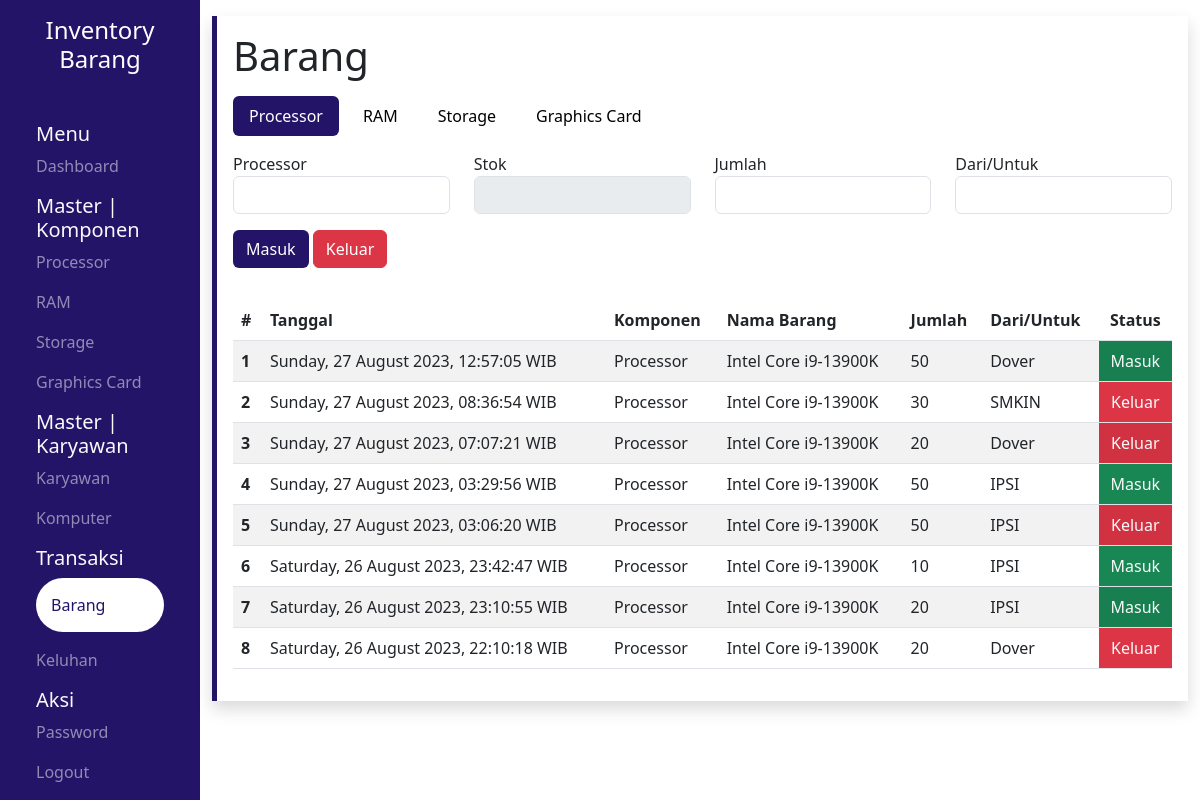
Page /pages/barang/index.php (signed in) on the committed database.
### tables this page shows
CREATE TABLE `barang` (
  `id` int(11) NOT NULL,
  `tanggal` varchar(50) NOT NULL,
  `komponen` varchar(25) NOT NULL,
  `nama_komponen` varchar(25) NOT NULL,
  `jumlah` int(11) NOT NULL,
  `perusahaan` varchar(25) NOT NULL,
  `status` varchar(25) NOT NULL
);

### pages/barang/index.php (the view, shortened to what this page needs)
<?php
include "../src/config/connect.php";
$query_barang = "SELECT * FROM barang ORDER BY tanggal DESC";
$result_barang = mysqli_query($conn, $query_barang);
?>
<!DOCTYPE html>
<html lang="en">
<head>
    <link rel="stylesheet" href="../src/css/global.css">
    <?php include '../src/library/bootstrap.php' ?>
    <?php include '../src/library/datatables.php' ?>
    <?php include '../src/library/sweetalert.php' ?>
</head>
<body>
    <div class="container-fluid">
        <div class="row vh-100">
            <section class="col-md-2 sidebar text-light">
                <a href="../../">
                    <div class="text-center my-3 mb-5">
                        <h4>Inventory Barang</h4>
                    </div>
                </a>
                <div class="mx-4">
                    <h5>Menu</h5>
                    <a href="../dashboard/">
                        <p class="opacity">Dashboard</p>
                    </a>
                </div>
                <div class="mx-4">
                    <h5>Master | Komponen</h5>
                    <a href="../processor/">
                        <p class="opacity">Processor</p>
                    </a>
                    <a href="../ram/">
                        <p class="opacity">RAM</p>
                    </a>
                    <a href="../storage/">
                        <p class="opacity">Storage</p>
                    </a>
                    <a href="../vga/">
                        <p class="opacity">Graphics Card</p>
                    </a>
                </div>
                <div class="mx-4">
                    <h5>Master | Karyawan</h5>
                    <a href="../karyawan/">
                        <p class="opacity">Karyawan</p>
                        <a href="../komputer/">
                            <p class="opacity">Komputer</p>
                        </a>
                    </a>
                </div>
                <div class="mx-4">
                    <h5>Transaksi</h5>
                    <a href="../barang/">
                        <p class="opacity-100 aktif rounded-pill">Barang</p>
                    </a>
                    <a href="../keluhan/">
                        <p class="opacity">Keluhan</p>
                    </a>
                </div>
                <div class="mx-4">
                    <h5>Aksi</h5>
                    <a href="../password/">
                        <p class="opacity">Password</p>
                    </a>
                    <a href="../../logout.php">
                        <p class="opacity">Logout</p>
                    </a>
                </div>
            </section>
            <section class="col-md-10 content">
                <div class="wrapper shadow p-3 my-3 left">
                    <h1>Barang</h1>
                    <nav class="my-3">
                        <ul class="nav nav-pills mb-3 gap-2" id="pills-tab" role="tablist">
                            <li class="nav-item" role="presentation">
                                <button class="nav-link active" id="pills-processor-tab" data-bs-toggle="pill" data-bs-target="#pills-processor" type="button" role="tab" aria-controls="pills-processor" aria-selected="false">Processor</button>
                            </li>
                            <li class="nav-item" role="presentation">
                                <button class="nav-link" id="pills-ram-tab" data-bs-toggle="pill" data-bs-target="#pills-ram" type="button" role="tab" aria-controls="pills-ram" aria-selected="false">RAM</button>
                            </li>
                            <li class="nav-item" role="presentation">
                                <button class="nav-link" id="pills-storage-tab" data-bs-toggle="pill" data-bs-target="#pills-storage" type="button" role="tab" aria-controls="pills-storage" aria-selected="false">Storage</button>
                            </li>
                            <li class="nav-item" role="presentation">
                                <button class="nav-link" id="pills-vga-tab" data-bs-toggle="pill" data-bs-target="#pills-vga" type="button" role="tab" aria-controls="pills-vga" aria-selected="false">Graphics Card</button>
                            </li>
                        </ul>
                        <div class="tab-content" id="pills-tabContent">
                            <div class="tab-pane fade show active" id="pills-processor" role="tabpanel" aria-labelledby="pills-processor-tab" tabindex="0">
                                <div class="">
                                    <form action="" method="POST">
                                        <div class="row">
                                            <div class="col">
                                                <label for="processor">Processor</label>
                                                <input class="form-control" type="text" name="processor_input" id="processor_input" list="list_processor" autocomplete="off" required>
                                            </div>
                                            <div class="col">
                                                <label for="stok">Stok</label>
                                                <input type="text" class="form-control" name="stok_input_processor" id="stok_input_processor" disabled readonly>
                                            </div>
                                            <div class="col">
                                                <label for="jumlah">Jumlah</label>
                                                <input type="number" class="form-control" name="jumlah" id="" autocomplete="off" required>
                                            </div>
                                            <div class="col">
                                                <label for="perusahaan">Dari/Untuk</label>
                                                <input type="text" class="form-control" name="perusahaan" id="" autocomplete="off" required>
                                            </div>
                                        </div>
                                        <button class="btn ungu my-3" name="tambahProcessor">Masuk</button>
                                        <button class="btn btn-danger my-3" name="kurangProcessor">Keluar</button>
                                    </form>
                                </div>
                            </div>
                        </div>
                    </nav>
                    <table id="myTable" class="table table-striped display">
                        <thead>
                            <tr>
                                <th scope="col">#</th>
                                <th scope="col">Tanggal</th>
                                <th scope="col">Komponen</th>
                                <th scope="col">Nama Barang</th>
                                <th scope="col">Jumlah</th>
                                <th scope="col">Dari/Untuk</th>
                                <th class="text-center" scope="col">Status</th>
                            </tr>
                        </thead>
                        <tbody>
                            <?php $no = 1 ?>
                            <?php while ($result = mysqli_fetch_array($result_barang)) : ?>
                                <tr>
                                    <th scope="row"><?= $no++ ?></th>
                                    <td><?= $result["tanggal"] ?></td>
                                    <td><?= $result["komponen"] ?></td>
                                    <td><?= $result["nama_komponen"] ?></td>
                                    <td><?= $result['jumlah'] ?></td>
                                    <td><?= $result['perusahaan'] ?></td>
                                    <td class="<?php echo ($result['status'] === 'Masuk') ? 'bg-success text-light text-center' : 'bg-danger text-light text-center'; ?>">
                                        <?php echo $result['status']; ?>
                                    </td>
                                </tr>
                            <?php endwhile; ?>
                        </tbody>
                    </table>
                </div>
            </section>
        </div>
    </div>
</body>
</html>

### pages/src/css/global.css (style rules this page uses)
body { overflow-x: hidden; }
a { text-decoration: none !important; color: #fff !important; }
.aktif { background-color: #fff; color: #241468; padding: 15px; }
.ungu { background-color: #241468 !important; color: #fff !important; }
.opacity { opacity: 0.5; }
.sidebar { background-color: #241468 !important; }
.left { border-left: 5px solid #241468 !important; }
.nav-pills .nav-item .nav-link { color: black; }
.nav-pills .nav-item .nav-link.active { color: #fff; background-color: #241468; }

### rows in the picture
barang: tanggal "Sunday, 27 August 2023, 12:57:05 WIB", komponen "Processor", nama_komponen "Intel Core i9-13900K", jumlah "50", perusahaan "Dover", status "Masuk"
barang: tanggal "Sunday, 27 August 2023, 08:36:54 WIB", komponen "Processor", nama_komponen "Intel Core i9-13900K", jumlah "30", perusahaan "SMKIN", status "Keluar"
barang: tanggal "Sunday, 27 August 2023, 07:07:21 WIB", komponen "Processor", nama_komponen "Intel Core i9-13900K", jumlah "20", perusahaan "Dover", status "Keluar"
barang: tanggal "Sunday, 27 August 2023, 03:29:56 WIB", komponen "Processor", nama_komponen "Intel Core i9-13900K", jumlah "50", perusahaan "IPSI", status "Masuk"
barang: tanggal "Sunday, 27 August 2023, 03:06:20 WIB", komponen "Processor", nama_komponen "Intel Core i9-13900K", jumlah "50", perusahaan "IPSI", status "Keluar"
barang: tanggal "Saturday, 26 August 2023, 23:42:47 WIB", komponen "Processor", nama_komponen "Intel Core i9-13900K", jumlah "10", perusahaan "IPSI", status "Masuk"
barang: tanggal "Saturday, 26 August 2023, 23:10:55 WIB", komponen "Processor", nama_komponen "Intel Core i9-13900K", jumlah "20", perusahaan "IPSI", status "Masuk"
barang: tanggal "Saturday, 26 August 2023, 22:10:18 WIB", komponen "Processor", nama_komponen "Intel Core i9-13900K", jumlah "20", perusahaan "Dover", status "Keluar"
